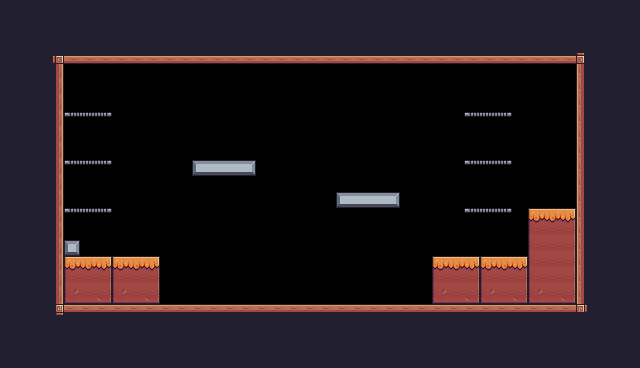

The image is a tile-based game level rendered from a .tmx file. Its description and complete source (layers, tilesets, objects, tile grids) follow:
An orthogonal 40x23 tile map with 16x16 px tiles, 1 tile layer (Background) and 38 objects (12x Fruit, 6x Platform, 3x Saw, 3x Bird, 2x Chicken, ...).

<map version="1.10" tiledversion="1.10.2" orientation="orthogonal" renderorder="right-down" width="40" height="23" tilewidth="16" tileheight="16" infinite="0" nextlayerid="4" nextobjectid="47">
 <tileset firstgid="1" source="mother_earth_tiles.tsx" />
 <layer id="1" name="Background" width="40" height="23">
  <properties>
   <property name="BackgroundColor" value="Gray" />
  </properties>
  <data encoding="csv">
24,24,24,24,24,24,24,24,24,24,24,24,24,24,24,24,24,24,24,24,24,24,24,24,24,24,24,24,24,24,24,24,24,24,24,24,24,24,24,24,
24,24,24,24,24,24,24,24,24,24,24,24,24,24,24,24,24,24,24,24,24,24,24,24,24,24,24,24,24,24,24,24,24,24,24,24,24,24,24,24,
24,24,24,24,24,24,24,24,24,24,24,24,24,24,24,24,24,24,24,24,24,24,24,24,24,24,24,24,24,24,24,24,24,24,24,24,24,24,24,24,
24,24,24,92,134,134,134,134,134,134,134,134,134,134,134,134,134,134,134,134,134,134,134,134,134,134,134,134,134,134,134,134,134,134,134,134,93,24,24,24,
24,24,24,113,0,0,0,0,0,0,0,0,0,0,0,0,0,0,0,0,0,0,0,0,0,0,0,0,0,0,0,0,0,0,0,0,111,24,24,24,
24,24,24,113,0,0,0,0,0,0,0,0,0,0,0,0,0,0,0,0,0,0,0,0,0,0,0,0,0,0,0,0,0,0,0,0,111,24,24,24,
24,24,24,113,0,0,0,0,0,0,0,0,0,0,0,0,0,0,0,0,0,0,0,0,0,0,0,0,0,0,0,0,0,0,0,0,111,24,24,24,
24,24,24,113,62,63,64,0,0,0,0,0,0,0,0,0,0,0,0,0,0,0,0,0,0,0,0,0,0,62,63,64,0,0,0,0,111,24,24,24,
24,24,24,113,0,0,0,0,0,0,0,0,0,0,0,0,0,0,0,0,0,0,0,0,0,0,0,0,0,65,65,65,65,0,0,0,111,24,24,24,
24,24,24,113,0,0,0,0,0,0,0,0,0,0,0,0,0,0,0,0,0,0,0,0,0,0,0,0,0,0,0,0,0,0,0,0,111,24,24,24,
24,24,112,113,62,63,64,0,0,0,0,0,101,102,102,103,0,0,0,0,0,0,0,0,0,0,0,0,0,62,63,64,65,0,0,0,111,24,24,24,
24,24,112,113,0,0,0,0,0,0,0,0,0,0,0,0,0,0,0,0,0,0,0,0,0,0,0,0,0,0,0,0,0,0,0,0,111,24,24,24,
24,24,112,113,0,0,0,0,0,0,0,0,0,0,0,0,0,0,0,0,0,101,102,102,103,0,0,0,0,0,0,0,65,0,0,0,111,24,24,24,
24,24,112,113,62,63,64,0,0,0,0,0,0,0,0,0,0,0,0,0,0,0,0,0,0,0,0,0,0,62,63,64,65,95,96,97,111,24,24,24,
24,24,112,113,0,0,0,0,0,0,0,0,0,0,0,0,0,0,0,0,0,0,0,0,0,0,0,0,0,0,0,0,0,117,118,119,111,24,24,24,
24,24,24,113,123,0,0,0,0,0,0,0,0,0,0,0,0,0,0,0,0,0,0,0,0,0,0,0,0,0,0,0,0,117,118,119,111,24,24,24,
24,24,24,113,95,96,97,95,96,97,0,0,0,0,0,0,0,0,0,0,0,0,0,0,0,0,0,95,96,97,95,96,97,117,118,119,111,24,24,24,
24,24,24,113,117,118,119,117,118,119,0,0,0,0,0,0,0,0,0,0,0,0,0,0,0,0,0,117,118,119,117,118,119,117,118,119,111,24,24,24,
24,24,24,113,139,140,141,139,140,141,0,0,0,0,0,0,0,0,0,0,0,0,0,0,0,0,0,139,140,141,139,140,141,139,140,141,111,24,24,24,
24,24,24,114,90,90,90,90,90,90,90,90,90,90,90,90,90,90,90,90,90,90,90,90,90,90,90,90,90,90,90,90,90,90,90,90,115,24,24,24,
24,24,24,24,24,24,24,24,24,24,24,24,24,24,24,24,24,24,24,24,24,24,24,24,24,24,24,24,24,24,24,24,24,24,24,24,24,24,24,24,
24,24,24,24,24,24,24,24,24,24,24,24,24,24,24,24,24,24,24,24,24,24,24,24,24,24,24,24,24,24,24,24,24,24,24,24,24,24,24,24,
24,24,24,24,24,24,24,24,24,24,24,24,24,24,24,24,24,24,24,24,24,24,24,24,24,24,24,24,24,24,24,24,24,24,24,24,24,24,24,24
</data>
 </layer>
 <objectgroup id="2" name="Spawnpoints">
  <object id="4" name="Player" type="Player" x="234" y="271.5" width="32" height="32" />
  <object id="21" name="Bananas" type="Fruit" x="80" y="80" width="32" height="32" />
  <object id="22" name="Orange" type="Fruit" x="80" y="128" width="32" height="32" />
  <object id="23" name="Apple" type="Fruit" x="80" y="176" width="32" height="32" />
  <object id="24" name="Cherries" type="Fruit" x="192" y="128" width="32" height="32" />
  <object id="25" name="Cherries" type="Fruit" x="224" y="128" width="32" height="32" />
  <object id="26" name="Cherries" type="Fruit" x="141.5" y="99" width="32" height="32" />
  <object id="27" name="Cherries" type="Fruit" x="336" y="160" width="32" height="32" />
  <object id="28" name="Cherries" type="Fruit" x="289" y="127" width="32" height="32" />
  <object id="29" name="Cherries" type="Fruit" x="369.5" y="160.5" width="32" height="32" />
  <object id="30" name="Kiwi" type="Fruit" x="480" y="128" width="32" height="32" />
  <object id="31" name="Kiwi" type="Fruit" x="480" y="176" width="32" height="32" />
  <object id="34" type="Saw" x="288" y="128" width="32" height="32">
   <properties>
    <property name="isVertical" type="bool" value="true" />
    <property name="offNeg" type="float" value="4" />
    <property name="offPos" type="float" value="3" />
   </properties>
  </object>
  <object id="36" type="Checkpoint" x="273.5" y="65" width="64" height="64" />
  <object id="37" name="Chicken" type="Chicken" x="336" y="272" width="32" height="32">
   <properties>
    <property name="offNeg" type="float" value="12" />
    <property name="offPos" type="float" value="5" />
   </properties>
  </object>
  <object id="38" type="Saw" x="289" y="222.5" width="32" height="32">
   <properties>
    <property name="isVertical" type="bool" value="true" />
    <property name="offNeg" type="float" value="4" />
    <property name="offPos" type="float" value="3" />
   </properties>
  </object>
  <object id="39" name="Chicken" type="Chicken" x="165" y="271" width="32" height="32">
   <properties>
    <property name="offNeg" type="float" value="12" />
    <property name="offPos" type="float" value="5" />
   </properties>
  </object>
  <object id="42" name="Kiwi" type="Fruit" x="540.5" y="78.5" width="32" height="32" />
  <object id="43" name="Bird" type="Bird" x="352" y="141" width="32" height="32">
   <properties>
    <property name="offNeg" type="float" value="12" />
    <property name="offPos" type="float" value="5" />
   </properties>
  </object>
  <object id="44" name="Bird" type="Bird" x="210.5" y="114.5" width="32" height="32">
   <properties>
    <property name="offNeg" type="float" value="12" />
    <property name="offPos" type="float" value="5" />
   </properties>
  </object>
  <object id="45" type="Saw" x="138" y="145.5" width="32" height="32">
   <properties>
    <property name="isVertical" type="bool" value="true" />
    <property name="offNeg" type="float" value="4" />
    <property name="offPos" type="float" value="3" />
   </properties>
  </object>
  <object id="46" name="Bird" type="Bird" x="536.5" y="173.5" width="32" height="32">
   <properties>
    <property name="offNeg" type="float" value="12" />
    <property name="offPos" type="float" value="5" />
   </properties>
  </object>
 </objectgroup>
 <objectgroup id="3" name="Collisions" visible="0">
  <object id="7" x="48" y="48" width="16" height="272" />
  <object id="8" x="64" y="48" width="528" height="16" />
  <object id="9" x="576" y="64" width="16" height="256" />
  <object id="10" x="64" y="304" width="512" height="16" />
  <object id="11" x="64" y="240" width="16" height="16" />
  <object id="12" x="64" y="256" width="96" height="48" />
  <object id="13" x="192" y="160" width="64" height="16" />
  <object id="14" x="336" y="192" width="64" height="16" />
  <object id="15" x="432" y="256" width="96" height="48" />
  <object id="16" type="Platform" x="464" y="208" width="50" height="16" />
  <object id="17" type="Platform" x="464" y="160" width="48.5" height="16" />
  <object id="18" type="Platform" x="64" y="160" width="48" height="16" />
  <object id="19" type="Platform" x="64" y="112" width="48" height="16" />
  <object id="20" type="Platform" x="64" y="208" width="48" height="16" />
  <object id="35" x="528" y="208" width="48" height="96" />
  <object id="40" type="Platform" x="463.5" y="112" width="48.5" height="16" />
 </objectgroup>
</map>
